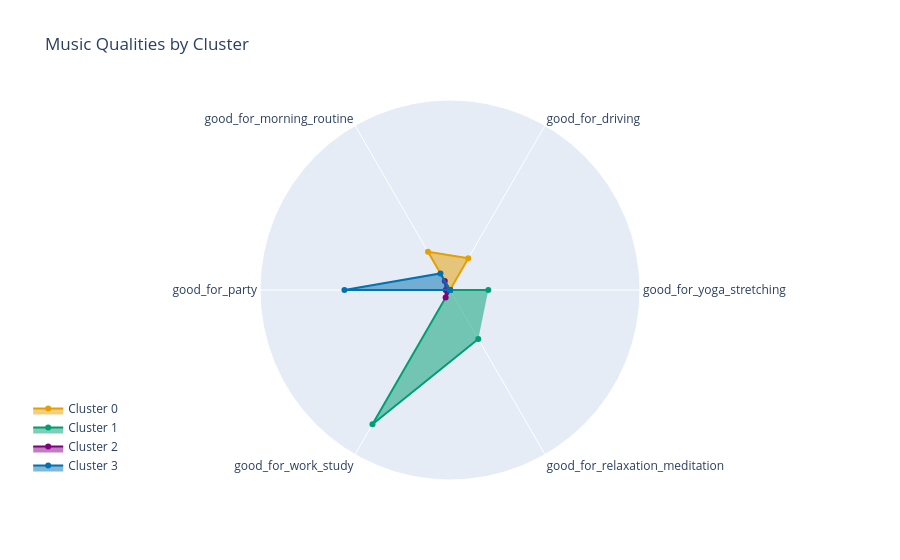

The code cell stored with this chart in its notebook:
### Code cell
good_cols = ['good_for_yoga_stretching', 'good_for_driving',
                'good_for_morning_routine', 'good_for_party', 'good_for_work_study', 'good_for_relaxation_meditation',
                ]
#'good_for_exercise'
radar_plot_filled(df_grouped_med, good_cols, .4)

### Figure 1 — Plotly figure (JSON) as saved in the notebook; plotly's stock layout.template omitted (floating-point values rounded to 4 significant figures)
{"data": [{"fill": "toself", "line": {"color": "#E69F00"}, "name": "Cluster 0", "r": [0, 0.07692, 0.09272, 0, 0, 0], "theta": ["good_for_yoga_stretching", "good_for_driving", "good_for_morning_routine", "good_for_party", "good_for_work_study", "good_for_relaxation_meditation"], "type": "scatterpolar"}, {"fill": "toself", "line": {"color": "#009E73"}, "name": "Cluster 1", "r": [0.08065, 0, 0, 0, 0.3264, 0.119], "theta": ["good_for_yoga_stretching", "good_for_driving", "good_for_morning_routine", "good_for_party", "good_for_work_study", "good_for_relaxation_meditation"], "type": "scatterpolar"}, {"fill": "toself", "line": {"color": "#800080"}, "name": "Cluster 2", "r": [0, 0, 0.02206, 0.009174, 0.01835, 0], "theta": ["good_for_yoga_stretching", "good_for_driving", "good_for_morning_routine", "good_for_party", "good_for_work_study", "good_for_relaxation_meditation"], "type": "scatterpolar"}, {"fill": "toself", "line": {"color": "#0072B2"}, "name": "Cluster 3", "r": [0, 0, 0.04027, 0.2222, 0, 0], "theta": ["good_for_yoga_stretching", "good_for_driving", "good_for_morning_routine", "good_for_party", "good_for_work_study", "good_for_relaxation_meditation"], "type": "scatterpolar"}], "layout": {"legend": {"x": -0.07, "y": 0}, "polar": {"radialaxis": {"range": [0, 0.4], "visible": false}}, "showlegend": true, "title": {"text": "Music Qualities by Cluster"}}}
